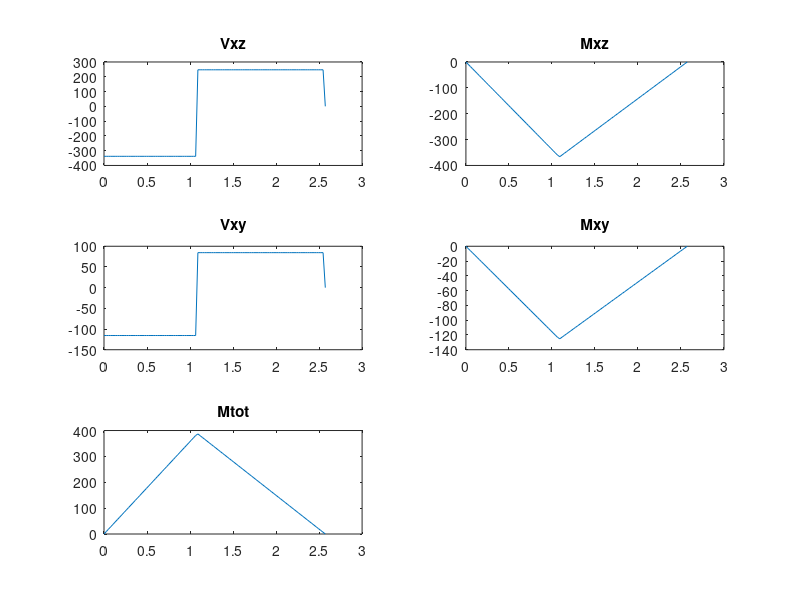

Write the MATLAB code that produced this figure.
%Clearing Command Window 
clc;
clear all;

%Computed Variables From Gear Code 
WHt=585.3; %Gear Forces, helical
WHr=200.2; 

dB=1.083; %Gear pitch diameters

%Shaft distances between points of interest, *********these were updated for the bearings***********
L1=1.0862; 
L2=2.5724;  
Lf=1.0862; %distance to critical location

%***********************************************
%Reaction Forces
RBy=(WHr*L1)/L2; %Sum of moments = 0
RAy= WHr-RBy; %Sum of forces = 0
RBz=(WHt*L1)/L2;
RAz=WHt-RBz; 

Tm= WHt*(dB/2); %Torque on shaft 

%***********************************************
%Shear and Moment Diagrams
subplot(3,2,1)
x = linspace(0,L2); %Shear in x-z plane
Vxz = -RAz*(x>=0)+WHt*(x>L1)-RBz*(x>=L2);
plot(x,Vxz)
title('Vxz')

subplot(3,2,2) %Moment in x-z plane 
Mxz = -RAz*x+WHt*(x-L1).*(x>L1);
plot(x,Mxz)
title('Mxz')

subplot(3,2,3) %Shear in x-y plane
Vxy = -RAy*(x>=0)+WHr*(x>L1)-RBy*(x>=L2);
plot(x,Vxy)
title('Vxy')

subplot(3,2,4) %Moment in x-y plane
Mxy = -RAy*x+WHr*(x-L1).*(x>L1);
plot(x,Mxy)
title('Mxy')

subplot(3,2,5)
Mtot = sqrt((Mxy.^2)+(Mxz.^2));
plot(x,Mtot)
title('Mtot')

%***********************************************
%Stress Concentration at Shoulder
MaXZ= -RAz*L1+(WHt-RAz)*(Lf-L1);
MaXY= RAy*L1+(-WHr+RAy)*(Lf-L1);

Ma = sqrt((MaXZ)^2+(MaXY)^2); 
Ta=0;
Mm=0;

%***********************************************
%Notch Sensitivity 
kt=1.7; %Well-rounded shoulder fillet (r/d = 0.1), Table 7-1  
kts=1.5;
kf=1.7; %Assume Kf = Kt and Kfs = Kts for conservative trial
kfs=1.5;

%***********************************************
%Material = 1020 CD Steel 
Sut=161; %kpsi
%Sy=0; 
SeP=Sut/2; %Eq 6-8 

n=1.5; %target safety factor

%***********************************************
%Surface Factor
a=2.7; %Machined
b=-0.265; 
ka = a*(Sut)^b; %Eq 6-19

%***********************************************
%Assumptions until diameter is found
kb=0.9; 
kc=1;
kd=1;
ke=1;

se = SeP*ka*kb; %Endurance limit, Eq 6-18

%***********************************************
%Use DE-Goodman for trial diameter
A = sqrt(4*(kf*Ma)^2+3*(kfs*Ta)^2);
B = sqrt(4*(kf*Mm)^2+3*(kfs*Tm)^2);

d= ((16*n/pi)*(A/(se*10^3)+B/(Sut*10^3)))^(1/3);

%***********************************************
%New Dimensions
dnew = 0.5906; %Greater than trial diameter, *********this was updated for the bearings***********
dr = 1.5; %D/d ratio
D=dnew*dr;

fr = 0.1; %r/d ratio
r = dnew*fr;

%***********************************************
%Corrected Marin Factors
Kt = 1.7; %Fig A-15-9
q=0.77; %Fig 6-20
Kf = 1 + q*(Kt-1);

Kts = 1.42; %Fig A-15-8
qs = 0.78; %Fig 6-21
Kfs = 1 + qs*(Kts-1);

Kb = 0.879*(dnew)^-0.107; %Size Factor, Eq 6-20

Se = SeP*ka*Kb; %Endurance limit, Eq 6-18

%***********************************************
%Shaft Stresses
SigmaA = 32*Kf*Ma/(pi * dnew^3); %Eq 7-5
SigmaM = sqrt(3)*16*Kfs*Tm/(pi * dnew^3); %Eq 7-6

nf = (SigmaA/(Se*10^3) + SigmaM/(Sut*10^3))^-1; 

%***********************************************
fprintf('The minimum diameter at the critical location is: (inches) %s\n', d') 
fprintf(1, '\n');
fprintf('The selected diameter for D1, D2, and D4 is: (inches) %s\n', dnew') 
fprintf('The selected diameter for D3 is: (inches) %s\n', D')
fprintf(1, '\n');
fprintf('The alternating stress is: (psi) %s\n', SigmaA')
fprintf('The midrange stress is: (psi) %s\n', SigmaM')
fprintf('With a safety factor of: %s\n', nf')